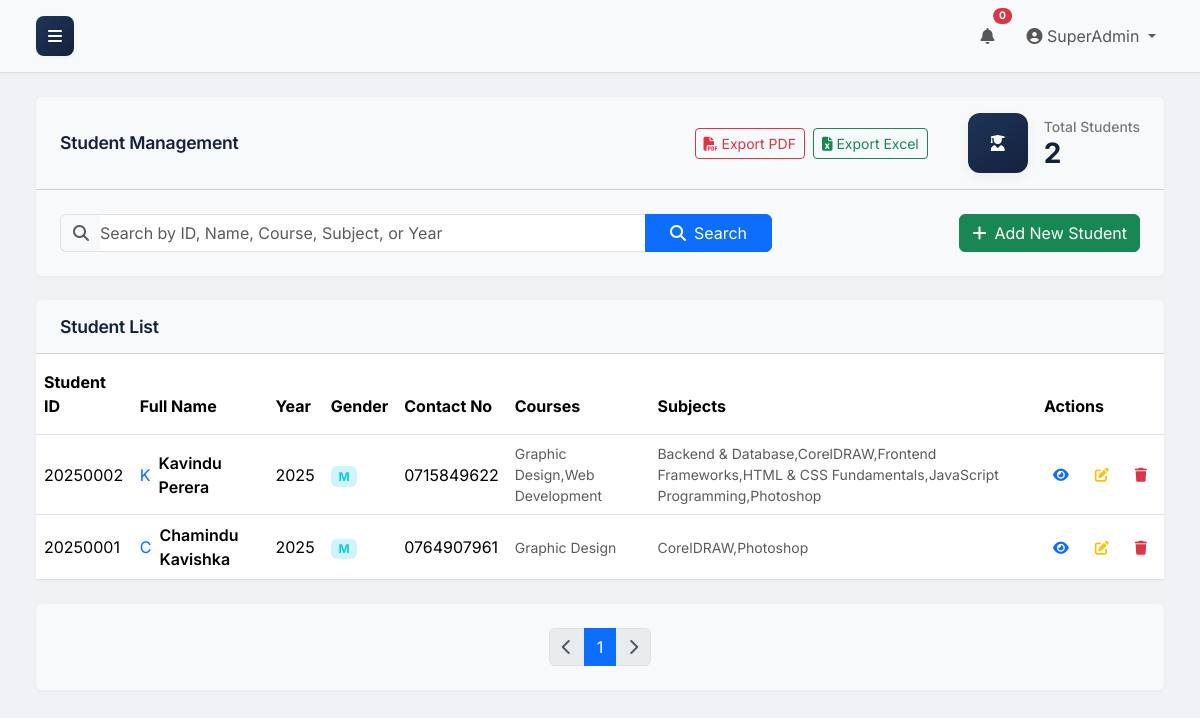
Screenshot of /students/list.php (signed in) with the database file from the repository.
### tables this page shows
CREATE TABLE `students` (
  `id` int(11) NOT NULL,
  `user_id` int(11) DEFAULT NULL,
  `student_id` varchar(255) NOT NULL,
  `first_name` varchar(255) NOT NULL,
  `last_name` varchar(255) NOT NULL,
  `dob` date NOT NULL,
  `gender` enum('M','F','O') NOT NULL,
  `year` int(11) NOT NULL,
  `address` text DEFAULT NULL,
  `contact_no` varchar(255) DEFAULT NULL,
  `status` enum('active','deleted') NOT NULL DEFAULT 'active',
  `created_at` timestamp NOT NULL DEFAULT current_timestamp(),
  `parent_user_id` int(11) DEFAULT NULL
);

### public/students/list.php (the view, shortened to what this page needs)
<?php
require_once '../includes/header.php';
$pdo = get_pdo_connection();
$limit = 10;
$page = isset($_GET['page']) && is_numeric($_GET['page']) ? (int)$_GET['page'] : 1;
$offset = ($page - 1) * $limit;
$search_query = isset($_GET['search']) ? htmlspecialchars($_GET['search']) : '';
$search_sql = '';
$stmt_count = $pdo->prepare("
    SELECT COUNT(DISTINCT s.id)
    FROM students s
    LEFT JOIN student_course_subjects scs ON s.id = scs.student_id
    LEFT JOIN courses c ON scs.course_id = c.id
    LEFT JOIN subjects sub ON scs.subject_id = sub.id" .
    ($search_sql ? $search_sql : " WHERE s.status = 'active'"));
$stmt_count->execute();
$total_students = $stmt_count->fetchColumn();
$total_pages = ceil($total_students / $limit);
$sql = "SELECT s.id, s.student_id, s.first_name, s.last_name, s.year, s.gender, s.contact_no,
        GROUP_CONCAT(DISTINCT c.name) as courses,
        GROUP_CONCAT(DISTINCT sub.name) as subjects
        FROM students s
        LEFT JOIN student_course_subjects scs ON s.id = scs.student_id
        LEFT JOIN courses c ON scs.course_id = c.id
        LEFT JOIN subjects sub ON scs.subject_id = sub.id" .
        ($search_sql ? str_replace("WHERE (", "WHERE (", $search_sql) : " WHERE s.status = 'active'") .
        " GROUP BY s.id ORDER BY s.created_at DESC LIMIT :limit OFFSET :offset";
$stmt = $pdo->prepare($sql);
$stmt->bindValue(':limit', $limit, PDO::PARAM_INT);
$stmt->bindValue(':offset', $offset, PDO::PARAM_INT);
$stmt->execute();
$students = $stmt->fetchAll(PDO::FETCH_ASSOC);
?>
    <div class="container-fluid px-4">
        <div class="card shadow-sm mb-4">
            <div class="card-header py-3">
                <div class="row align-items-center">
                    <div class="col">
                        <h5 class="mb-0">Student Management</h5>
                    </div>
                    <div class="col-auto me-3">
                        <div class="d-flex gap-2">
                            <a href="export_pdf.php<?php echo !empty($_GET['search']) ? '?search=' . htmlspecialchars($_GET['search']) : ''; ?>" class="btn btn-sm btn-outline-danger">
                                <i class="fas fa-file-pdf me-1"></i>Export PDF
                            </a>
                            <a href="export_excel.php<?php echo !empty($_GET['search']) ? '?search=' . htmlspecialchars($_GET['search']) : ''; ?>" class="btn btn-sm btn-outline-success">
                                <i class="fas fa-file-excel me-1"></i>Export Excel
                            </a>
                        </div>
                    </div>
                    <div class="col-auto">
                        <div class="d-flex align-items-center">
                            <div class="stat-icon bg-primary-dark me-3">
                                <i class="fas fa-user-graduate"></i>
                            </div>
                            <div>
                                <div class="stat-label text-muted">Total Students</div>
                                <div class="stat-number h4 mb-0"><?php echo $total_students; ?></div>
                            </div>
                        </div>
                    </div>
                </div>
            </div>
            <div class="card-body">
                <div class="row align-items-center">
                    <div class="col-lg-8">
                        <form action="list.php" method="GET" class="d-flex gap-2">
                            <div class="input-group">
                                <span class="input-group-text bg-light border-end-0">
                                    <i class="fas fa-search text-muted"></i>
                                </span>
                                <input type="text" name="search" class="form-control border-start-0 ps-0"
                                       placeholder="Search by ID, Name, Course, Subject, or Year"
                                       value="<?php echo htmlspecialchars($search_query); ?>">
                                <button type="submit" class="btn btn-primary px-4">
                                    <i class="fas fa-search me-2"></i>Search
                                </button>
                            </div>
                        </form>
                    </div>
                    <div class="col-lg-4 text-lg-end mt-3 mt-lg-0">
                        <a href="add.php" class="btn btn-success">
                            <i class="fas fa-plus me-2"></i>Add New Student
                        </a>
                    </div>
                </div>
            </div>
        </div>
        <?php if (empty($students)): ?>
            <div class="card shadow-sm">
                <div class="card-body text-center py-5">
                    <i class="fas fa-user-graduate fa-3x text-muted mb-3"></i>
                    <h5 class="text-muted">No Students Found</h5>
                    <p class="mb-0">Try adjusting your search criteria or add new students.</p>
                </div>
            </div>
        <?php else: ?>
            <div class="card shadow-sm">
                <div class="card-header py-3">
                    <h5 class="mb-0">Student List</h5>
                </div>
                <div class="card-body p-0">
                    <div class="table-responsive">
                        <table class="table table-hover mb-0">
                            <thead class="bg-light">
                                <tr>
                                    <th class="py-3">Student ID</th>
                                    <th class="py-3">Full Name</th>
                                    <th class="py-3">Year</th>
                                    <th class="py-3">Gender</th>
                                    <th class="py-3">Contact No</th>
                                    <th class="py-3">Courses</th>
                                    <th class="py-3">Subjects</th>
                                    <th class="py-3">Actions</th>
                                </tr>
                            </thead>
                            <tbody>
                                <?php foreach ($students as $student): ?>
                                    <tr>
                                        <td class="align-middle"><?php echo htmlspecialchars($student['student_id']); ?></td>
                                        <td class="align-middle">
                                            <div class="d-flex align-items-center">
                                                <div class="avatar-initial rounded-circle bg-light text-primary me-2">
                                                    <?php echo strtoupper(substr($student['first_name'], 0, 1)); ?>
                                                </div>
                                                <div class="fw-semibold"><?php echo htmlspecialchars($student['first_name'] . ' ' . $student['last_name']); ?></div>
                                            </div>
                                        </td>
                                        <td class="align-middle"><?php echo htmlspecialchars($student['year']); ?></td>
                                        <td class="align-middle">
                                            <span class="badge bg-<?php echo $student['gender'] === 'Male' ? 'primary-subtle text-primary' : 'info-subtle text-info'; ?>">
                                                <?php echo htmlspecialchars($student['gender']); ?>
                                            </span>
                                        </td>
                                        <td class="align-middle"><?php echo htmlspecialchars($student['contact_no']); ?></td>
                                        <td class="align-middle">
                                            <div class="small text-muted">
                                                <?php echo htmlspecialchars($student['courses'] ?? 'None'); ?>
                                            </div>
                                        </td>
                                        <td class="align-middle">
                                            <div class="small text-muted">
                                                <?php echo htmlspecialchars($student['subjects'] ?? 'None'); ?>
                                            </div>
                                        </td>
                                        <td class="align-middle">
                                            <div class="d-flex gap-2">
                                                <a href="view.php?id=<?php echo htmlspecialchars($student['id']); ?>" class="btn btn-sm btn-primary-subtle text-primary">
                                                    <i class="fas fa-eye"></i>
                                                </a>
                                                <a href="edit.php?id=<?php echo htmlspecialchars($student['id']); ?>" class="btn btn-sm btn-warning-subtle text-warning">
                                                    <i class="fas fa-edit"></i>
                                                </a>
                                                <button type="button" class="btn btn-sm btn-danger-subtle text-danger" data-bs-toggle="modal" data-bs-target="#deleteModal" data-student-id="<?php echo htmlspecialchars($student['id']); ?>" data-student-name="<?php echo htmlspecialchars($student['first_name'] . ' ' . $student['last_name']); ?>">
                                                    <i class="fas fa-trash"></i>
                                                </button>
                                            </div>
                                        </td>
                                    </tr>
                                <?php endforeach; ?>
                            </tbody>
                        </table>
                    </div>
                </div>
            </div>
            <div class="card shadow-sm mt-4">
                <div class="card-body">
                    <nav aria-label="Page navigation">
                        <ul class="pagination justify-content-center mb-0">
                            <li class="page-item <?php echo ($page <= 1) ? 'disabled' : ''; ?>">
                                <a class="page-link" href="?page=<?php echo $page - 1; ?><?php echo !empty($search_query) ? '&search=' . urlencode($search_query) : ''; ?>">
                                    <i class="fas fa-chevron-left"></i>
                                </a>
                            </li>
                            <?php for ($i = 1; $i <= $total_pages; $i++): ?>
                                <li class="page-item <?php echo ($page == $i) ? 'active' : ''; ?>">
                                    <a class="page-link" href="?page=<?php echo $i; ?><?php echo !empty($search_query) ? '&search=' . urlencode($search_query) : ''; ?>"><?php echo $i; ?></a>
                                </li>
                            <?php endfor; ?>
                            <li class="page-item <?php echo ($page >= $total_pages) ? 'disabled' : ''; ?>">
                                <a class="page-link" href="?page=<?php echo $page + 1; ?><?php echo !empty($search_query) ? '&search=' . urlencode($search_query) : ''; ?>">
                                    <i class="fas fa-chevron-right"></i>
                                </a>
                            </li>
                        </ul>
                    </nav>
                </div>
            </div>
        <?php endif; ?>
    </div>

### public/assets/css/style.css (style rules this page uses)
html, body { height: 100%; margin: 0; padding: 0; }
:root { --primary-green: #1b4332; --accent-green: #2d6a4f; --light-green: #b7e4c7; --dark-green: #081c15; --professional-blue: #1d3557; --dark-blue: #14213d; --light-gray: #f0f2f5; --medium-gray: #6c757d; --border-color: #dee2e6; --primary: #1d3557; --primary-subtle: #e6eaf0; --success: #2d6a4f; --success-subtle: #e7f2ed; --warning: #ca6702; --warning-subtle: #fff1e6; --info: #184e77; --info-subtle: #e6eff4; --danger: #9b2226; --danger-subtle: #f8e7e7; --secondary: #4a4e69; --secondary-subtle: #ecedf2; --bg-dark: #f0f2f5; --card-bg: #f8f9fa; --timeline-bg: rgba(0, 0, 0, 0.03); --bg-dark: #f0f2f5; --sidebar-width: 250px; --sidebar-collapsed-width: 70px; --sidebar-transition: 0.3s; --shadow-sm: 0 .125rem .25rem rgba(0,0,0,.035); --shadow-md: 0 .5rem 1rem rgba(0,0,0,.05); --shadow-lg: 0 1rem 3rem rgba(0,0,0,.075); }
body { font-family: 'Inter', sans-serif; background-color: var(--bg-dark); overflow-x: hidden; color: #2f2f2f; }
.stat-icon { display: inline-flex; align-items: center; justify-content: center; width: 60px; height: 60px; border-radius: 12px; }
.stat-number { font-size: 1.75rem; font-weight: 700; color: var(--dark-blue); letter-spacing: -0.5px; }
.stat-label { font-size: 0.875rem; font-weight: 500; opacity: 0.8; }
.card { background: var(--card-bg); border: none; box-shadow: 0 2px 6px rgba(0, 0, 0, 0.04); }
.card .card-header { background: transparent; padding: 1.5rem 1.5rem 1rem; }
.bg-primary-dark { background-color: var(--primary) !important; }
.stat-icon { background: linear-gradient(145deg, var(--primary), var(--dark-blue)); color: white; box-shadow: 0 4px 12px rgba(0, 0, 0, 0.05); }
.card .card-header h5 { color: var(--dark-blue); font-weight: 600; font-size: 1.1rem; letter-spacing: -0.25px; }
.card .card-body { padding: 1.5rem; }
.shadow-sm { box-shadow: var(--shadow-sm) !important; }
@media (min-width: 992px) { body { overflow-x: hidden; } }

### rows the page displays
students: student "20250002", first_name "K", first_name+last_name "Kavindu Perera", year "2025", gender "M", contact_no "0715849622", courses "Graphic Design,Web Development", subjects "Backend & Database,CorelDRAW,Frontend Frameworks,HTML & CSS Fundamentals,JavaScript Programming,Photoshop"
students: student "20250001", first_name "C", first_name+last_name "Chamindu Kavishka", year "2025", gender "M", contact_no "0764907961", courses "Graphic Design", subjects "CorelDRAW,Photoshop"

### other values shown
$_SESSION['username'] "SuperAdmin"
$total_students "2"
